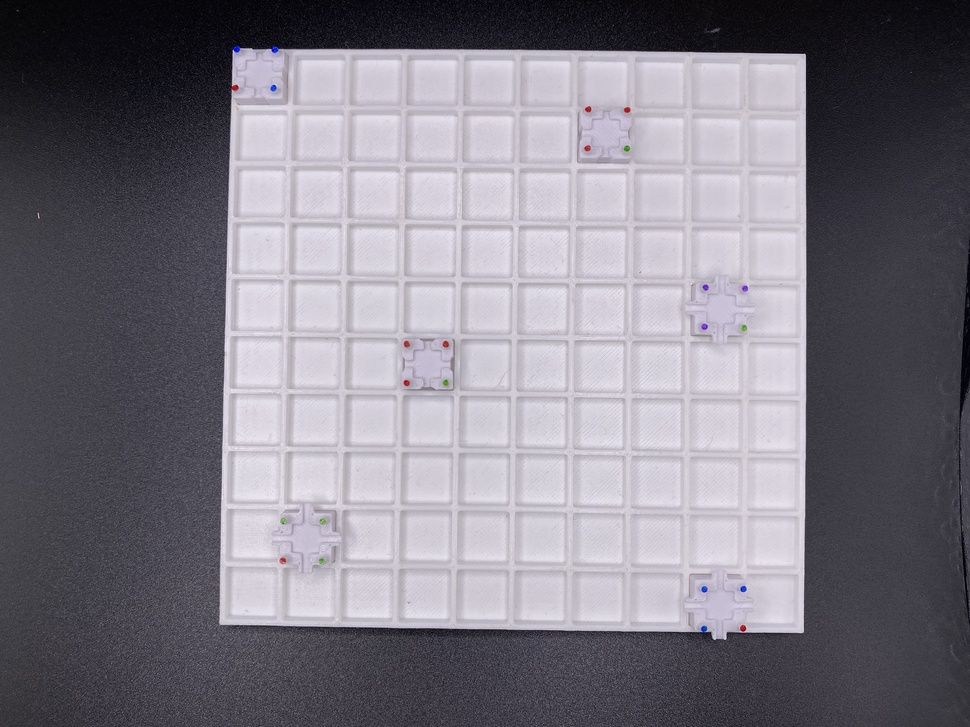
#> input picture data/Grid with block types- 01302024/IMG_5358.JPEG, 970 x 727 px, shrunk from 2048 x 1536 before the run
$ python -i scanner.py   (imports and definitions only)
#> lines starting #> are read from the running program, lines starting #| are printed output that depends on the picture; after the words box and inside, x2 and y2 are one past the last pixel; in counts of white or black regions, pixels touching at a corner belong together
import cv2 as cv
import numpy as np

def image_scaner(std_size_img):
        """
        ### Image scanner
        Scans the image and returns the scanned image. It does that by first removing the background, then finding the corners of the grid and finally rearranging the corners to get a straight image.

        #### Args:
        std_size_img: image to be scanned

        #### Returns:
        Scanned image

        #### References:
        https://learnopencv.com/automatic-document-scanner-using-opencv/
        """

        # copy of the image to be scanned (to not mess with the original)
        img = std_size_img.copy()
        """
        cv.imshow('og', img)
        cv.waitKey(0)
        cv.destroyAllWindows()
        #"""


        # APPLYING MORPHOLOGICAL TRANSFORMATIONS TO HIGHLIGHT THE GRID
        kernel = np.ones((5,5), np.uint8)
        img = cv.morphologyEx(img, cv.MORPH_CLOSE, kernel, iterations=3)
        """
        cv.imshow('morph', img)
        cv.waitKey(0)
        cv.destroyAllWindows()
        #"""

        # GETTING RID OF THE BACKGROUND THROUGH MASKING + GRABCUT ALGORITHM
        mask = np.zeros(img.shape[:2],np.uint8)
        bgdModel = np.zeros((1,65),np.float64)
        fgdModel = np.zeros((1,65),np.float64)
        rect = (20,20,img.shape[1]-20,img.shape[0]-20)
        cv.grabCut(img,mask,rect,bgdModel,fgdModel,5,cv.GC_INIT_WITH_RECT)
        mask2 = np.where((mask==2)|(mask==0),0,1).astype('uint8')
        img = img*mask2[:,:,np.newaxis]
        """
        cv.imshow('no_bkg', img)
        cv.waitKey(0)
        cv.destroyAllWindows()
        #"""

        # EDGE DETECTION
        gray = cv.cvtColor(img, cv.COLOR_BGR2GRAY)
        gray = cv.GaussianBlur(gray, (11, 11), 0)
        canny = cv.Canny(gray, 0, 200)
        canny = cv.dilate(canny, cv.getStructuringElement(cv.MORPH_ELLIPSE, (5, 5)))

        # CONTOUR DETECTION
        con = np.zeros_like(img)  # Blank canvas.
        # Finding contours for the detected edges.
        contours, hierarchy = cv.findContours(canny, cv.RETR_LIST, cv.CHAIN_APPROX_NONE)
        # Keeping only the largest detected contour.
        page = sorted(contours, key=cv.contourArea, reverse=True)[:5]
        con = cv.drawContours(con, page, -1, (0, 255, 255), 3)
        """
        cv.imshow('contour', con)
        cv.waitKey(0)
        cv.destroyAllWindows()
        #"""

        # DETECTING THE CORNERS OF THE GRID
        con = np.zeros_like(img) # Blank canvas.
        # Loop over the contours.
        for c in page:
            # Approximate the contour.
            epsilon = 0.02 * cv.arcLength(c, True)
            corners = cv.approxPolyDP(c, epsilon, True)
            # If our approximated contour has four points
            if len(corners) == 4:
                break
        cv.drawContours(con, c, -1, (0, 255, 255), 3)
        cv.drawContours(con, corners, -1, (0, 255, 0), 10)
        # Sorting the corners and converting them to desired shape.
        corners = sorted(np.concatenate(corners).tolist())
        corners = order_points(corners)
        # Displaying the corners.
        for index, c in enumerate(corners):
            character = chr(65 + index)
            cv.putText(con, character, tuple(c), cv.FONT_HERSHEY_SIMPLEX, 1, (255, 0, 0), 1, cv.LINE_AA)
        """
        cv.imshow('contour', con)
        cv.waitKey(0)
        cv.destroyAllWindows()
        #"""

        # REARRANGING THE CORNERS
        destination_corners = find_dest(corners)

        # Getting the homography. (aka scanning the image)
        M = cv.getPerspectiveTransform(np.float32(corners), np.float32(destination_corners))
        # Perspective transform using homography.
        final = cv.warpPerspective(std_size_img, M, (destination_corners[2][0], destination_corners[2][1]), flags=cv.INTER_LINEAR)
        """
        cv.imshow('final', final)
        cv.waitKey(0)
        cv.destroyAllWindows()
        #"""

        return final

def find_dest(pts):
        """
        ### Find destination
        Finds the destination coordinates for the image to be scanned.

        #### Args:
        pts: points to be rearranged

        #### Returns:
        Rearranged points
        """
        # DESTINATION COORDINATES
        (tl, tr, br, bl) = pts
        # Finding the maximum width.
        widthA = np.sqrt(((br[0] - bl[0]) ** 2) + ((br[1] - bl[1]) ** 2))
        widthB = np.sqrt(((tr[0] - tl[0]) ** 2) + ((tr[1] - tl[1]) ** 2))
        maxWidth = max(int(widthA), int(widthB))
        # Finding the maximum height.
        heightA = np.sqrt(((tr[0] - br[0]) ** 2) + ((tr[1] - br[1]) ** 2))
        heightB = np.sqrt(((tl[0] - bl[0]) ** 2) + ((tl[1] - bl[1]) ** 2))
        maxHeight = max(int(heightA), int(heightB))
        # Final destination co-ordinates.
        destination_corners = [[0, 0], [maxWidth, 0], [maxWidth, maxHeight], [0, maxHeight]]
        return order_points(destination_corners)

def order_points(pts):
        """
        ### Order points
        Orders the points in a clockwise manner (starting from top-left)

        #### Args:
        pts: points to be rearranged

        #### Returns:
        Rearranged points
        """
        # Initialising a list of coordinates that will be ordered.
        rect = np.zeros((4, 2), dtype='float32')
        pts = np.array(pts)
        s = pts.sum(axis=1)
        # Top-left point will have the smallest sum.
        rect[0] = pts[np.argmin(s)]
        # Bottom-right point will have the largest sum.
        rect[2] = pts[np.argmax(s)]

        diff = np.diff(pts, axis=1)
        # Top-right point will have the smallest difference.
        rect[1] = pts[np.argmin(diff)]
        # Bottom-left will have the largest difference.
        rect[3] = pts[np.argmax(diff)]
        # Return the ordered coordinates.
        return rect.astype('int').tolist()


>>> import cv2
>>> picture = cv2.imread('../../data/Grid with block types- 01302024/IMG_5358.JPEG')
#> picture is the input picture: shape (727, 970, 3); mean B, G, R 132.9, 123.2, 126.7
>>> result = image_scaner(picture)
#> in image_scaner, `img = img*mask2[:,:,np.newaxis]`:
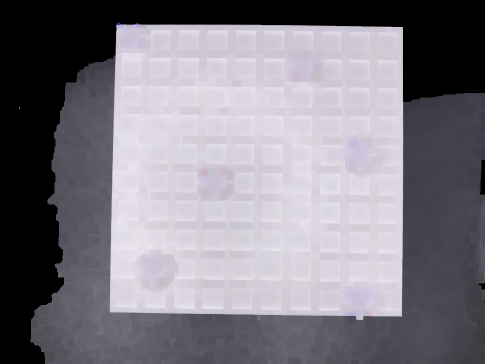
#> img: shape (727, 970, 3) (shown at 1/2 size); mean B, G, R 132.6, 124.2, 127.5
#> in image_scaner, `canny = cv.Canny(gray, 0, 200)`:
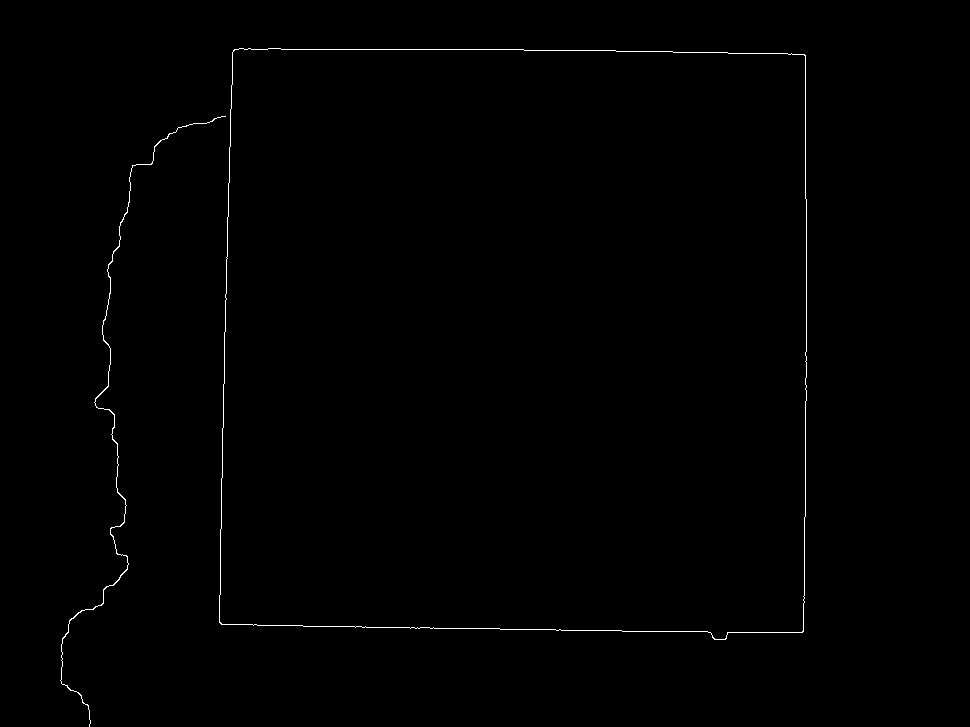
#> canny: shape (727, 970); 0.45% white in thin lines or dots, all inside (x1, y1, x2, y2) = (60, 48, 807, 727)
#> in image_scaner, `canny = cv.dilate(canny, cv.getStructuringElement(cv.MORPH_ELLIPSE, (5..`:
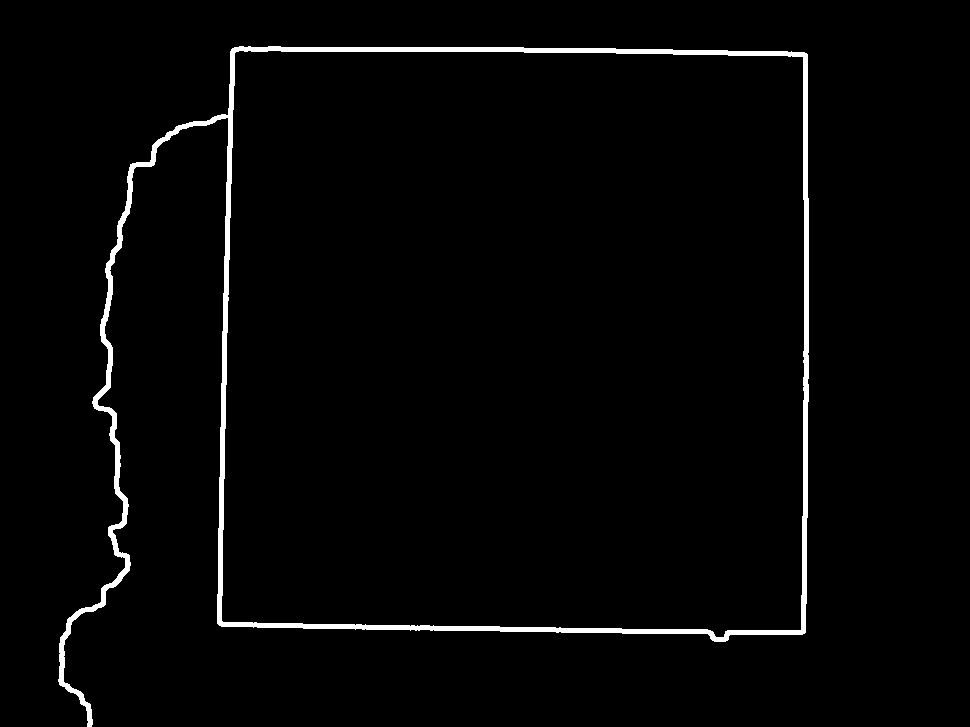
#> canny: shape (727, 970); 2.2% white; 1 white region
#> in image_scaner, `contours, hierarchy = cv.findContours(canny, cv.RETR_LIST, cv.CHAIN_AP..`: contours = 2 contours; box (x1, y1, x2, y2) and area: (58, 46, 809, 727) 343820, (221, 50, 805, 638) 331063
#> in image_scaner, `page = sorted(contours, key=cv.contourArea, reverse=True)[:5]`: page has the same summary as contours
#> in image_scaner, `con = cv.drawContours(con, page, -1, (0, 255, 255), 3)`:
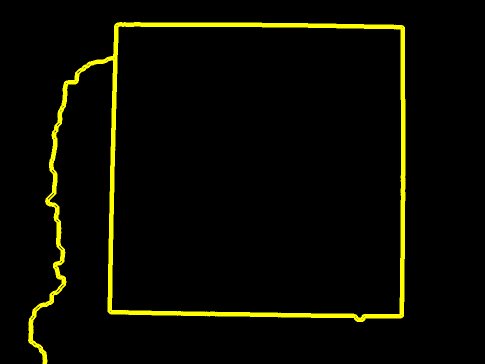
#> con: shape (727, 970, 3) (shown at 1/2 size); mean of channels 0, 1, 2 0, 10, 10; drawn as B, G, R
#> the loop in image_scaner, `for c in page:` made 2 passes
#> epsilon on pass 1: 79.82
#> in image_scaner, `cv.drawContours(con, corners, -1, (0, 255, 0), 10)`:
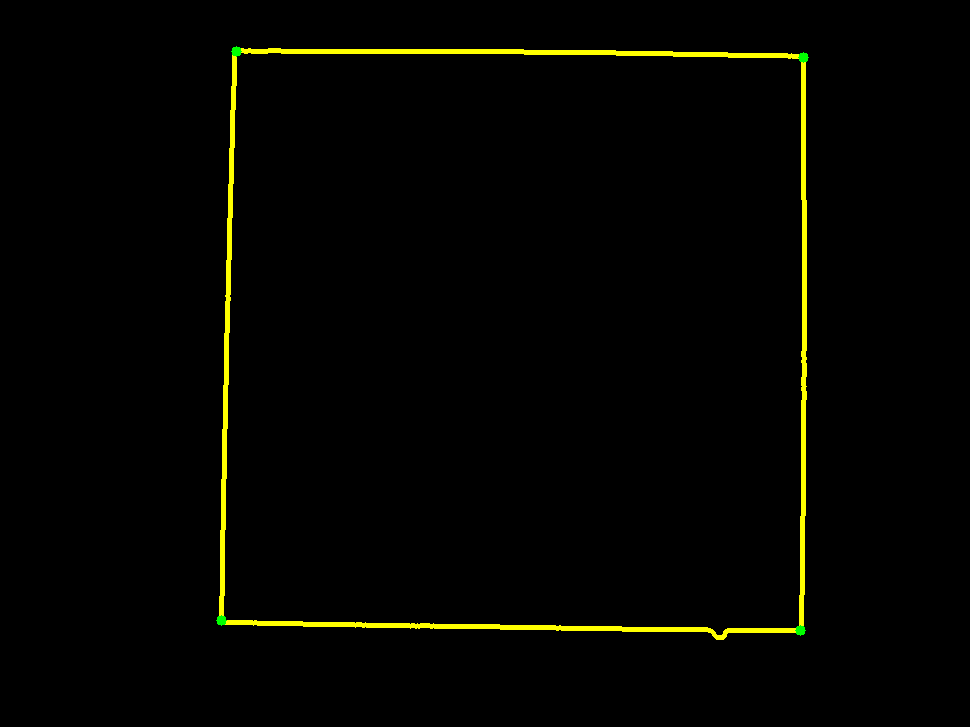
#> con: shape (727, 970, 3); mean of channels 0, 1, 2 0, 4.2, 4.1; drawn as B, G, R
#> in image_scaner, `corners = sorted(np.concatenate(corners).tolist())`: corners = [[221, 620], [236, 51], [800, 630], [803, 57]]
#> in order_points, `s = pts.sum(axis=1)`: s = [841, 287, 1430, 860]
#> in order_points, `diff = np.diff(pts, axis=1)`: diff = [399, -185, -170, -746]
#> in image_scaner, `corners = order_points(corners)`: corners = [[236, 51], [803, 57], [800, 630], [221, 620]]
#> the loop in image_scaner, `for index, c in enumerate(corners):` made 4 passes
#> after the loop in image_scaner, `for index, c in enumerate(corners):`:
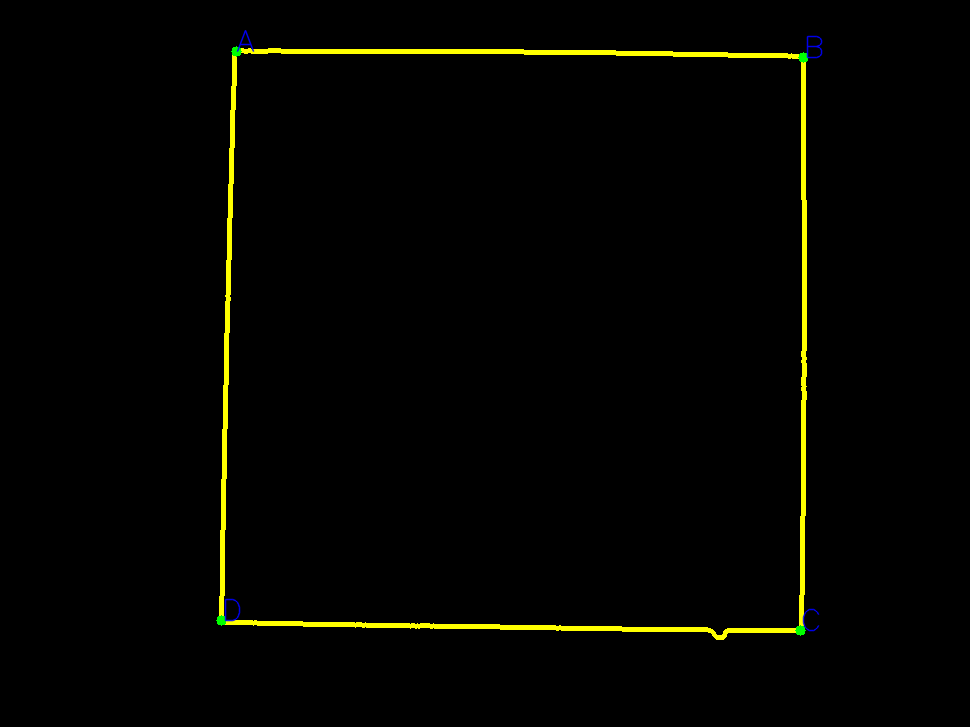
#> con: shape (727, 970, 3); 0.1% of pixels changed, all inside (x1, y1, x2, y2) = (224, 30, 823, 632); drawn as B, G, R
#> in find_dest, `(tl, tr, br, bl) = pts`: tl = [236, 51]; tr = [803, 57]; br = [800, 630]; bl = [221, 620]
#> in find_dest, `widthA = np.sqrt(((br[0] - bl[0]) ** 2) + ((br[1] - bl[1]) ** 2))`: widthA = 579.1
#> in find_dest, `widthB = np.sqrt(((tr[0] - tl[0]) ** 2) + ((tr[1] - tl[1]) ** 2))`: widthB = 567
#> in find_dest, `maxWidth = max(int(widthA), int(widthB))`: maxWidth = 579
#> in find_dest, `heightA = np.sqrt(((tr[0] - br[0]) ** 2) + ((tr[1] - br[1]) ** 2))`: heightA = 573
#> in find_dest, `heightB = np.sqrt(((tl[0] - bl[0]) ** 2) + ((tl[1] - bl[1]) ** 2))`: heightB = 569.2
#> in find_dest, `maxHeight = max(int(heightA), int(heightB))`: maxHeight = 573
#> in find_dest, `destination_corners = [[0, 0], [maxWidth, 0], [maxWidth, maxHeight], [..`: destination_corners = [[0, 0], [579, 0], [579, 573], [0, 573]]
#> in image_scaner, `M = cv.getPerspectiveTransform(np.float32(corners), np.float32(destina..`: M = [[1.03, 0.0272, -245], [-0.0109, 1.03, -50.1], [1.14e-05, 3.77e-05, 1]]
#> in image_scaner, `final = cv.warpPerspective(std_size_img, M, (destination_corners[2][0]..`:
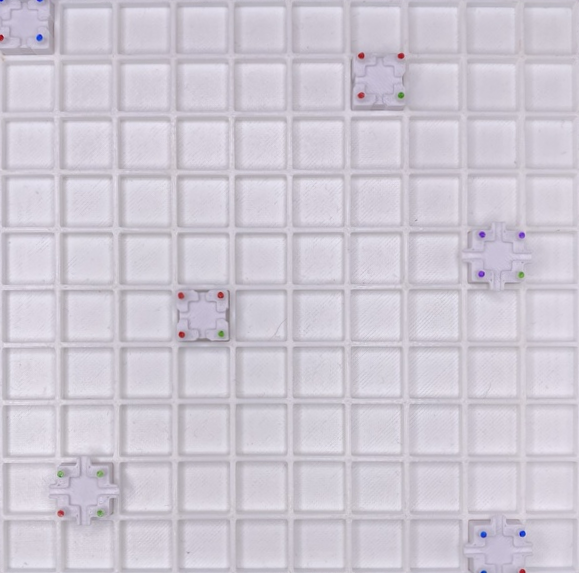
#> final: shape (573, 579, 3); mean B, G, R 211.4, 200.4, 205.9

$ run again, on data/Grid with block types- 01302024/IMG_5361.JPEG
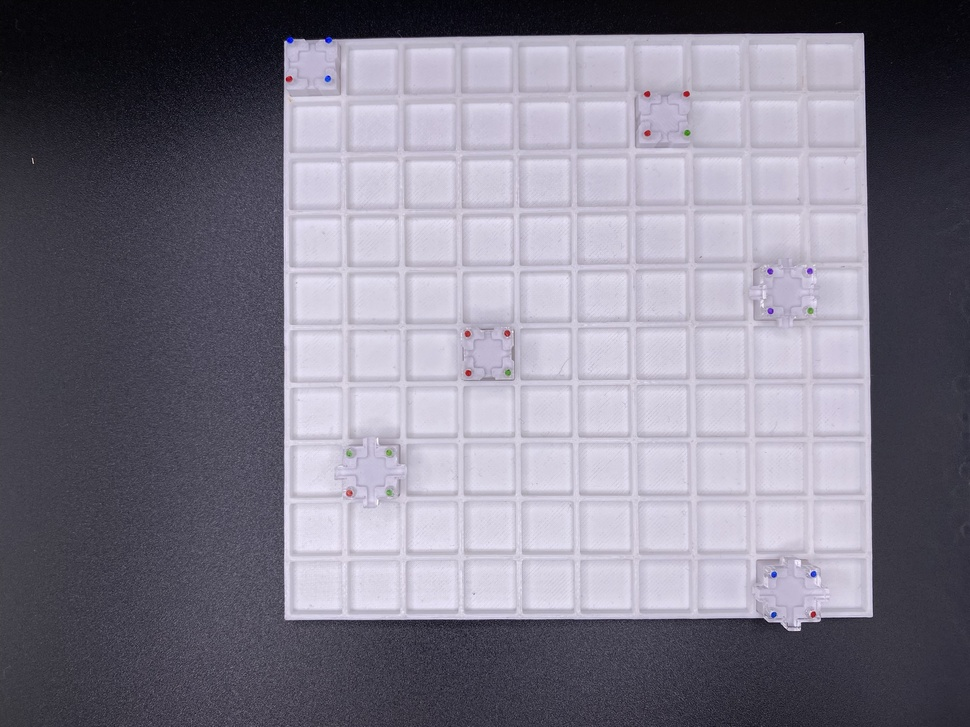
#> input picture data/Grid with block types- 01302024/IMG_5361.JPEG, 970 x 727 px, shrunk from 2048 x 1536 before the run
#> picture is the input picture: shape (727, 970, 3); mean B, G, R 137.3, 123.2, 126.6
#> contours = 2 contours; box (x1, y1, x2, y2) and area: (281, 30, 875, 633) 346141, (285, 34, 871, 629) 336736
#> page has the same summary as contours
#> the loop in image_scaner, `for c in page:` made 1 pass
#> (epsilon, corners) on pass 1: (47.48, [[864, 32], [282, 40], [284, 620], [874, 616]])
#> in image_scaner, `corners = sorted(np.concatenate(corners).tolist())`: corners = [[282, 40], [284, 620], [864, 32], [874, 616]]
#> s = [322, 904, 896, 1490]
#> diff = [-242, 336, -832, -258]
#> in image_scaner, `corners = order_points(corners)`: corners = [[282, 40], [864, 32], [874, 616], [284, 620]]
#> the loop in image_scaner, `for index, c in enumerate(corners):` made 4 passes
#> after the loop in image_scaner, `for index, c in enumerate(corners):`:
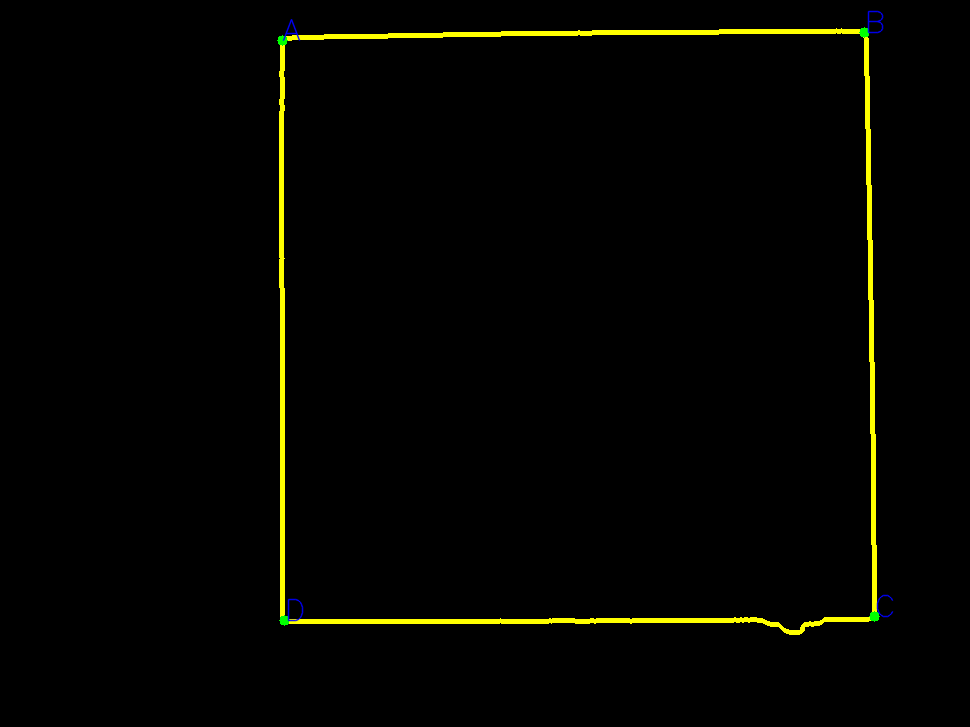
#> con: shape (727, 970, 3); mean of channels 0, 1, 2 0.1, 4.3, 4.2; drawn as B, G, R
#> tl = [282, 40]; tr = [864, 32]; br = [874, 616]; bl = [284, 620]
#> widthA = 590
#> widthB = 582.1
#> maxWidth = 590
#> heightA = 584.1
#> heightB = 580
#> maxHeight = 584
#> in find_dest, `destination_corners = [[0, 0], [maxWidth, 0], [maxWidth, maxHeight], [..`: destination_corners = [[0, 0], [590, 0], [590, 584], [0, 584]]
#> M = [[1.03, -0.00354, -289], [0.0141, 1.03, -44.98], [1.24e-05, 2.36e-05, 1]]
#> in image_scaner, `final = cv.warpPerspective(std_size_img, M, (destination_corners[2][0]..`:
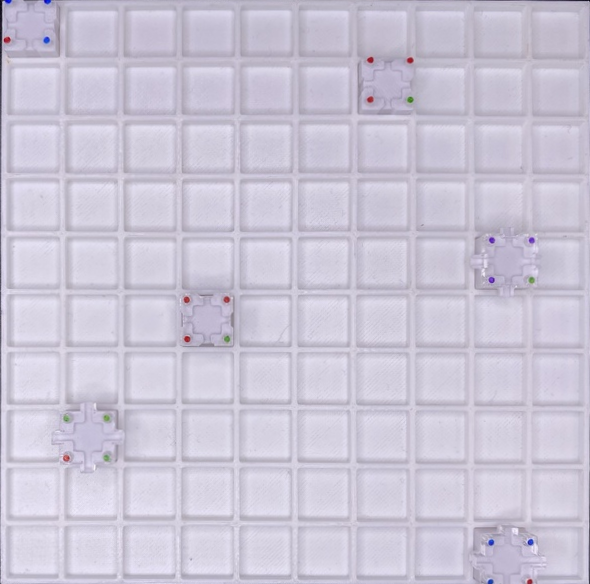
#> final: shape (584, 590, 3); mean B, G, R 214.6, 198, 203
